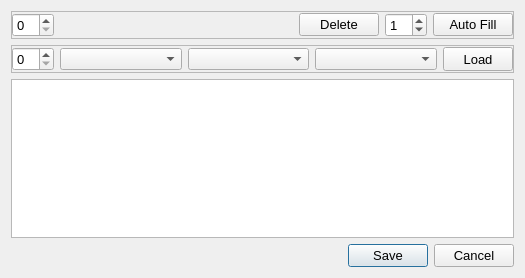
<?xml version="1.0" encoding="UTF-8"?>
<ui version="4.0">
 <class>QueueDialog</class>
 <widget class="QDialog" name="QueueDialog">
  <property name="geometry">
   <rect>
    <x>0</x>
    <y>0</y>
    <width>525</width>
    <height>278</height>
   </rect>
  </property>
  <property name="font">
   <font>
    <pointsize>10</pointsize>
   </font>
  </property>
  <property name="windowTitle">
   <string>Queue Setup</string>
  </property>
  <layout class="QVBoxLayout" name="verticalLayout">
   <item>
    <widget class="QFrame" name="fraElements">
     <property name="font">
      <font>
       <pointsize>10</pointsize>
      </font>
     </property>
     <property name="frameShape">
      <enum>QFrame::StyledPanel</enum>
     </property>
     <property name="frameShadow">
      <enum>QFrame::Raised</enum>
     </property>
     <layout class="QHBoxLayout" name="horizontalLayout_2">
      <property name="leftMargin">
       <number>0</number>
      </property>
      <property name="topMargin">
       <number>1</number>
      </property>
      <property name="rightMargin">
       <number>0</number>
      </property>
      <property name="bottomMargin">
       <number>1</number>
      </property>
      <item>
       <widget class="QSpinBox" name="spnQElements"/>
      </item>
      <item>
       <spacer name="horizontalSpacer">
        <property name="orientation">
         <enum>Qt::Horizontal</enum>
        </property>
        <property name="sizeHint" stdset="0">
         <size>
          <width>395</width>
          <height>20</height>
         </size>
        </property>
       </spacer>
      </item>
      <item>
       <widget class="QPushButton" name="cmdDelElement">
        <property name="toolTip">
         <string>Delete selected element</string>
        </property>
        <property name="text">
         <string>Delete</string>
        </property>
       </widget>
      </item>
      <item>
       <widget class="QSpinBox" name="spnAutoInc">
        <property name="toolTip">
         <string>Autofill channel increment</string>
        </property>
        <property name="value">
         <number>1</number>
        </property>
       </widget>
      </item>
      <item>
       <widget class="QPushButton" name="cmdAutoFill">
        <property name="toolTip">
         <string>Fill empty queue elements with selected values</string>
        </property>
        <property name="text">
         <string>Auto Fill</string>
        </property>
       </widget>
      </item>
     </layout>
    </widget>
   </item>
   <item>
    <widget class="QFrame" name="fraQParams">
     <property name="font">
      <font>
       <pointsize>10</pointsize>
      </font>
     </property>
     <property name="frameShape">
      <enum>QFrame::StyledPanel</enum>
     </property>
     <property name="frameShadow">
      <enum>QFrame::Raised</enum>
     </property>
     <layout class="QHBoxLayout" name="horizontalLayout" stretch="1,6,6,6,2">
      <property name="leftMargin">
       <number>0</number>
      </property>
      <property name="topMargin">
       <number>1</number>
      </property>
      <property name="rightMargin">
       <number>0</number>
      </property>
      <property name="bottomMargin">
       <number>1</number>
      </property>
      <item>
       <widget class="QSpinBox" name="spnQChan"/>
      </item>
      <item>
       <widget class="QComboBox" name="cmbMode">
        <property name="font">
         <font>
          <pointsize>9</pointsize>
         </font>
        </property>
       </widget>
      </item>
      <item>
       <widget class="QComboBox" name="cmbChanType">
        <property name="font">
         <font>
          <pointsize>9</pointsize>
         </font>
        </property>
       </widget>
      </item>
      <item>
       <widget class="QComboBox" name="cmbRange">
        <property name="font">
         <font>
          <pointsize>9</pointsize>
         </font>
        </property>
       </widget>
      </item>
      <item>
       <widget class="QPushButton" name="cmdLoad">
        <property name="maximumSize">
         <size>
          <width>70</width>
          <height>24</height>
         </size>
        </property>
        <property name="text">
         <string>Load</string>
        </property>
       </widget>
      </item>
     </layout>
    </widget>
   </item>
   <item>
    <widget class="QListWidget" name="lstQueue"/>
   </item>
   <item>
    <widget class="QDialogButtonBox" name="cmdSave">
     <property name="font">
      <font>
       <pointsize>10</pointsize>
      </font>
     </property>
     <property name="layoutDirection">
      <enum>Qt::LeftToRight</enum>
     </property>
     <property name="orientation">
      <enum>Qt::Horizontal</enum>
     </property>
     <property name="standardButtons">
      <set>QDialogButtonBox::Cancel|QDialogButtonBox::Save</set>
     </property>
     <property name="centerButtons">
      <bool>false</bool>
     </property>
    </widget>
   </item>
  </layout>
 </widget>
 <resources/>
 <connections>
  <connection>
   <sender>cmdSave</sender>
   <signal>accepted()</signal>
   <receiver>QueueDialog</receiver>
   <slot>accept()</slot>
   <hints>
    <hint type="sourcelabel">
     <x>248</x>
     <y>254</y>
    </hint>
    <hint type="destinationlabel">
     <x>157</x>
     <y>274</y>
    </hint>
   </hints>
  </connection>
  <connection>
   <sender>cmdSave</sender>
   <signal>rejected()</signal>
   <receiver>QueueDialog</receiver>
   <slot>reject()</slot>
   <hints>
    <hint type="sourcelabel">
     <x>316</x>
     <y>260</y>
    </hint>
    <hint type="destinationlabel">
     <x>286</x>
     <y>274</y>
    </hint>
   </hints>
  </connection>
 </connections>
</ui>
